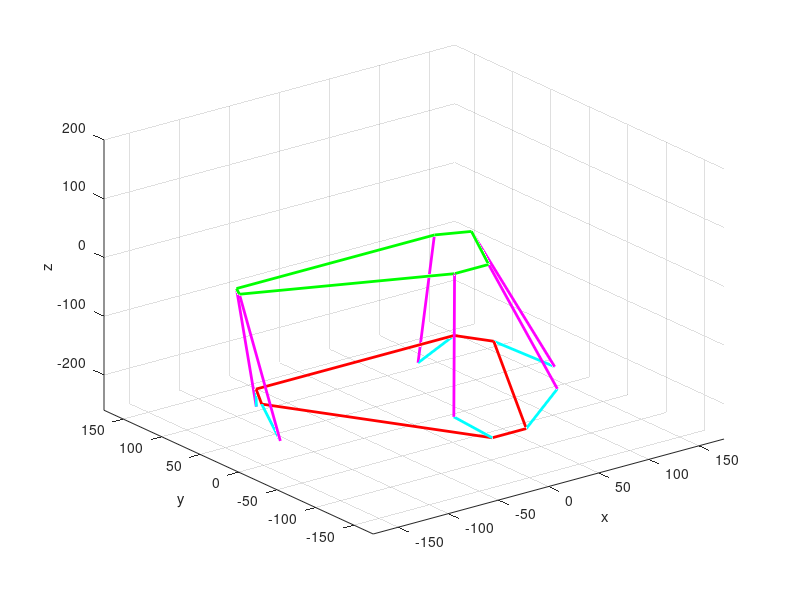

MATLAB code to generate this figure:
rb = 125; %radius of base mm
angle_offset = 30-15.63/2; %smallest angle between 2 mounts
h = 200;
l_crank = 60;
l_rocker = sqrt(h^2 + l_crank^2);
n_segments = 28;
linewidth = 2;
x_lim = rb+50;
y_lim = rb+50;

Tx=0;
Ty=35.8/n_segments;
Tz=0;
alpha=1; %1 degree increments
beta=0/n_segments;
gamma=0;

T = ones(7,3);
top = ones(7,3);
base = ones(7,3);
R = eye(3);
lengths = ones(6,n_segments);
servo_angle = zeros(6,n_segments);
B = ones(n_segments, 6); %crank angle?


%base platform
for i=0:6
    if mod(i,2)==0 %if i is even
    angle = i*60 + angle_offset;  
    B(i+1) = deg2rad(angle-90);

    else
    angle = i*60 - angle_offset;
    B(i+1) = deg2rad(angle+90);
    end
    base(i+1,:) = [rb*cos(deg2rad(angle)), rb*sin(deg2rad(angle)), -h];
end
%plot base
plot3(base(:,1),base(:,2),base(:,3),'r', 'linewidth', linewidth); %connects the dots
hold on;

%top platform
for i=0:6
    if mod(i,2)==0 %if i is even
    angle = i*60 + angle_offset;  
      
    else
    angle = i*60 - angle_offset;  
    end
  top(i+1,:) = [rb*cos(deg2rad(angle)), rb*sin(deg2rad(angle)), 0];
end
%plot top
plot3(top(:,1),top(:,2),top(:,3),'g', 'linewidth', linewidth);
hold on;


%plot crank and rocker
for i=1:6
lengths(i) = norm(top(i,:) - base(i,:));
M = 2*l_crank*(top(i,3)-base(i,3));
N = 2*l_crank*(cos(B(i))*(top(i,1)-base(i,1)) + sin(B(i))*(top(i,2)-base(i,2)));
L=lengths(i)^2-(l_rocker^2-l_crank^2);
servo_angle(i,1) = asin(L/sqrt(M^2+N^2)) - atan(N/M);
crank = [base(i,1) + l_crank*cos(B(i))*cos(servo_angle(i,1)), base(i,2) + l_crank*cos(servo_angle(i,1))*sin(B(i)),...
        base(i,3) + l_crank*sin(servo_angle(i,1))];

link1 = [top(i,:); crank];
link2 = [crank;base(i,:)];
plot3(link1(:,1),link1(:,2),link1(:,3),'m', 'linewidth', linewidth);
hold on;
plot3(link2(:,1),link2(:,2),link2(:,3),'c', 'linewidth', linewidth);
hold on;

% compute misalignemnt angles
N = cross([base(i,1) base(i,2) 0] - base(1,:), [base(i,1) base(i,2) 0] - crank);
%// angle between plane and line, equals pi/2 - angle between D-E and N
plane_angle(i,1) = rad2deg(abs( pi/2 - acos( dot(crank-top(i,:), N)/norm(N)/norm(crank-top(i,:)) ) ));
end

axis([-x_lim x_lim -y_lim y_lim -h-l_crank h]);
grid on;
hold off;

%%{
%move platform
for j=1:n_segments

pause(0.0001);

%plot base
plot3(base(:,1),base(:,2),base(:,3),'r', 'linewidth', linewidth); %connects the dots
hold on;

%rotation matrix
R_x = [1,0,0 ; 0, cos(deg2rad(alpha)), sin(deg2rad(alpha)); 0, -sin(deg2rad(alpha)), cos(deg2rad(alpha))];
R_y = [ cos(deg2rad(beta)),0, -sin(deg2rad(beta)); 0,1,0 ; sin(deg2rad(beta)),0, cos(deg2rad(beta))];
R_z = [cos(deg2rad(gamma)), sin(deg2rad(gamma)), 0; -sin(deg2rad(gamma)), cos(deg2rad(gamma)),0; 0,0,1];
R = R_x * R_y * R_z ;

%translation matrix
T(:,1)=Tx;
T(:,2)=Ty;
T(:,3)=Tz;

%update top mount pts
top = R*transpose(top);
top = transpose(top)+T;

%plot top
plot3(top(:,1),top(:,2),top(:,3),'g', 'linewidth', linewidth);
hold on;

%plots links
for i=1:6
lengths(i) = norm(top(i,:) - base(i,:));
M = 2*l_crank*(top(i,3)-base(i,3));
N = 2*l_crank*(cos(B(i))*(top(i,1)-base(i,1)) + sin(B(i))*(top(i,2)-base(i,2)));
L=lengths(i)^2-(l_rocker^2-l_crank^2);
servo_angle(i,j+1) = asin(L/sqrt(M^2+N^2)) - atan(N/M);
crank = [base(i,1) + l_crank*cos(B(i))*cos(servo_angle(i,j+1)), base(i,2) + l_crank*cos(servo_angle(i,j+1))*sin(B(i)),...
        base(i,3) + l_crank*sin(servo_angle(i,j+1))];

link1 = [top(i,:); crank];
link2 = [crank;base(i,:)];
plot3(link1(:,1),link1(:,2),link1(:,3),'m', 'linewidth', linewidth);
hold on;
plot3(link2(:,1),link2(:,2),link2(:,3),'c', 'linewidth', linewidth);
hold on;

% compute misalignemnt angles
N = cross([base(i,1) base(i,2) 0] - base(1,:), [base(i,1) base(i,2) 0] - crank);
%// angle between plane and line, equals pi/2 - angle between D-E and N
plane_angle(i,j+1) = rad2deg(abs( pi/2 - acos( dot(crank-top(i,:), N)/norm(N)/norm(crank-top(i,:)) ) ));

end

hold off;
axis([-x_lim x_lim -y_lim y_lim -h-l_crank h]);
grid on;
xlabel('x');
ylabel('y');
zlabel('z');
end
%%}
array = rad2deg(servo_angle);
